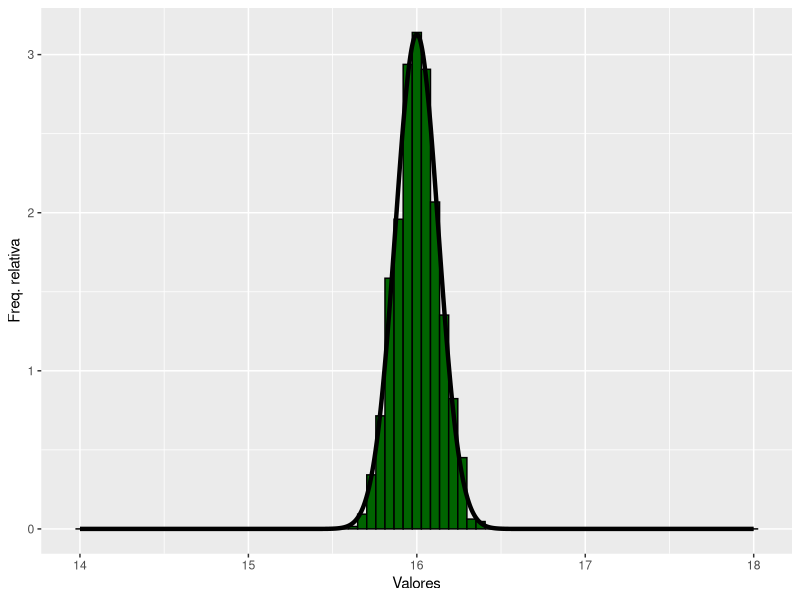

The R script that drew this image:
library(ggplot2)
seed = 168
amostras = 1190
n = 82
set.seed(seed)
Valores_rand <- 1:amostras
Valor= seq(14,18, by= 4/(amostras-1))
for (i in 1:amostras){
Valores_rand[i] = mean(runif(n, min = 14, max = 18))
}
Var = ((18-14)^2)/12
desvio <- sqrt((Var/n))
distri <- dnorm(Valor, mean = 16, sd = desvio)
data <-data.frame(Valores_rand)
ggplot() + geom_histogram(data = data, aes(x = Valores_rand , y = after_stat(density)), col="Black", fill = "DarkGreen", bins = 75) +
geom_line(data = data, aes(x=Valor ,stat(y=distri)), size = 1.5) + xlab("Valores") + ylab("Freq. relativa")



